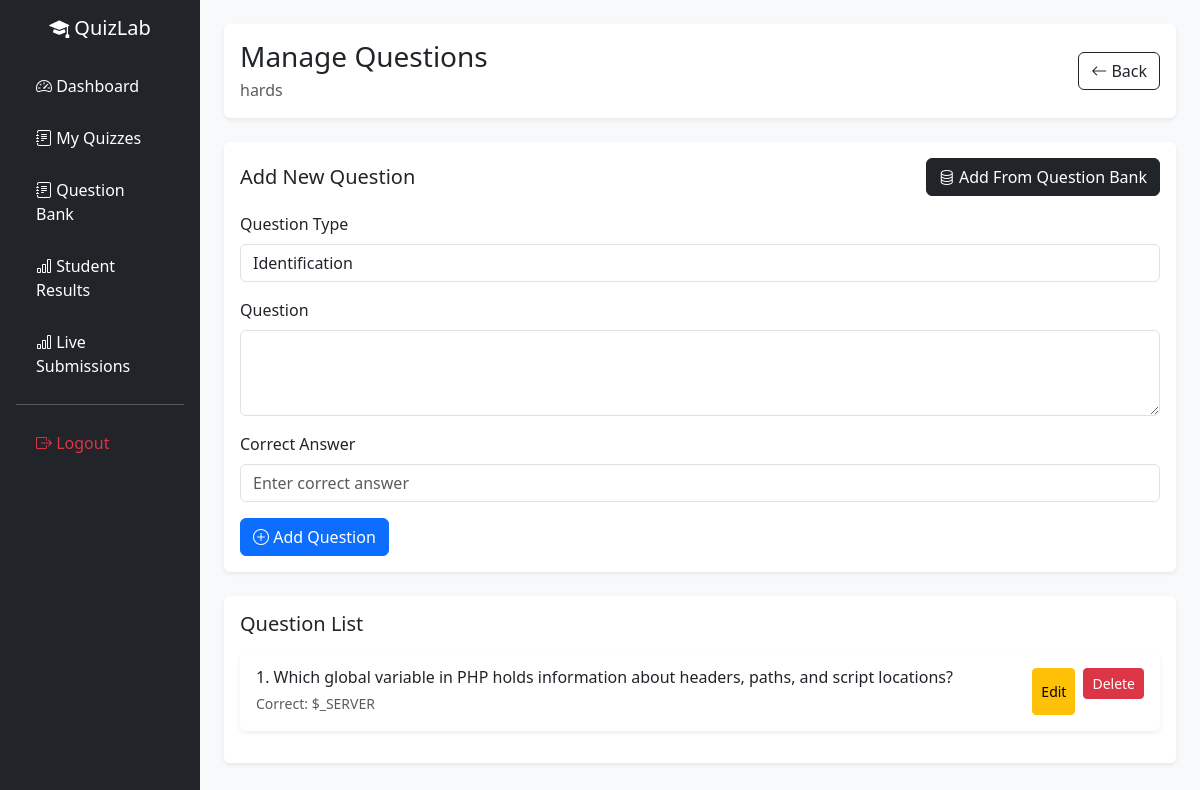
The page /frontend/teacher/manage_questions.php?quiz_id=38 (signed in) on the database its author committed.
### tables this page shows
CREATE TABLE `quizzes` (
  `quiz_id` int(11) NOT NULL,
  `teacher_id` int(11) NOT NULL,
  `title` varchar(255) NOT NULL,
  `description` text DEFAULT NULL,
  `status` enum('draft','published') DEFAULT 'draft',
  `created_at` timestamp NOT NULL DEFAULT current_timestamp(),
  `quiz_type` enum('multiple_choice','identification','true_false','enumeration') NOT NULL DEFAULT 'multiple_choice',
  `difficulty` enum('easy','medium','hard') NOT NULL DEFAULT 'medium'
);

CREATE TABLE `questions` (
  `question_id` int(11) NOT NULL,
  `quiz_id` int(11) NOT NULL,
  `question_type` enum('multiple_choice','true_false','identification','enumeration') NOT NULL DEFAULT 'multiple_choice',
  `question` text NOT NULL,
  `option_a` varchar(255) NOT NULL,
  `option_b` varchar(255) NOT NULL,
  `option_c` varchar(255) NOT NULL,
  `option_d` varchar(255) NOT NULL,
  `correct_answer` varchar(255) NOT NULL,
  `created_at` timestamp NOT NULL DEFAULT current_timestamp(),
  `is_bank` tinyint(1) DEFAULT 1
);

### frontend/teacher/manage_questions.php (the view, shortened to what this page needs)
<?php
require_once "../../backend/database.php";
$quiz_id = $_GET['quiz_id'] ?? null;
$stmt = $pdo->prepare("
    SELECT * FROM quizzes
    WHERE quiz_id = ?
");
$stmt->execute([$quiz_id]);
$quiz = $stmt->fetch(PDO::FETCH_ASSOC);
$qStmt = $pdo->prepare("
    SELECT * FROM questions
    WHERE quiz_id = ?
    ORDER BY question_id DESC
");
$qStmt->execute([$quiz_id]);
$questions = $qStmt->fetchAll(PDO::FETCH_ASSOC);
?>
<!DOCTYPE html>
<html lang="en">
<head>
    <link href="https://cdn.jsdelivr.net/npm/bootstrap@5.3.2/dist/css/bootstrap.min.css" rel="stylesheet">
    <link rel="stylesheet" href="https://cdn.jsdelivr.net/npm/bootstrap-icons@1.11.1/font/bootstrap-icons.css">
    <link rel="stylesheet" href="style.css">
</head>
<body class="bg-light">
    <div class="container-fluid">
        <div class="row">
            <div class="col-md-2 p-0">
                <?php include "nav.php"; ?>
            </div>
            <div class="col-md-10 p-4">
                <div class="card shadow-sm border-0 mb-4">
                    <div class="card-body">
                        <div class="d-flex justify-content-between align-items-center">
                            <div>
                                <h3 class="mb-1">
                                    Manage Questions
                                </h3>
                                <p class="text-muted mb-0">
                                    <?= htmlspecialchars($quiz['title']) ?>
                                </p>
                            </div>
                            <a href="my_quizzes.php" class="btn btn-outline-dark">
                                <i class="bi bi-arrow-left"></i>
                                Back
                            </a>
                        </div>
                    </div>
                </div>
                <div class="card shadow-sm border-0 mb-4">
                    <div class="card-body">
                        <div class="d-flex justify-content-between align-items-center mb-3">
                            <h5 class="mb-0">
                                Add New Question
                            </h5>
                            <button type="button" class="btn btn-dark" data-bs-toggle="modal"
                                data-bs-target="#questionBankModal">
                                <i class="bi bi-database"></i>
                                Add From Question Bank
                            </button>
                        </div>
                        <form method="POST" action="../../backend/question_crud.php">
                            <div class="mb-3">
                                <label class="form-label">
                                    Question Type
                                </label>
                                <input type="text" class="form-control"
                                    value="<?= ucfirst(str_replace('_', ' ', $quiz['quiz_type'])) ?>" readonly>
                            </div>
                            <div class="mb-3">
                                <label class="form-label">
                                    Question
                                </label>
                                <textarea name="question" class="form-control" rows="3" required></textarea>
                            </div>
                            <div class="mb-3">
                                <label class="form-label">
                                    Correct Answer
                                </label>
                                <?php if ($quiz['quiz_type'] == 'true_false'): ?>
                                    <select name="correct_answer" class="form-select" required>
                                        <option value="True">True</option>
                                        <option value="False">False</option>
                                    </select>
                                <?php else: ?>
                                    <input type="text" name="correct_answer" class="form-control"
                                        placeholder="Enter correct answer" required>
                                <?php endif; ?>
                            </div>
                            <button class="btn btn-primary">
                                <i class="bi bi-plus-circle"></i>
                                Add Question
                            </button>
                        </form>
                    </div>
                </div>
                <div class="card shadow-sm border-0">
                    <div class="card-body">
                        <h5 class="mb-3">
                            Question List
                        </h5>
                        <?php if (count($questions) > 0): ?>
                            <?php foreach ($questions as $index => $q): ?>
                                <div class="card mb-3 shadow-sm border-0">
                                    <div class="card-body">
                                        <div class="d-flex justify-content-between">
                                            <div>
                                                <h6 class="mb-1">
                                                    <?= htmlspecialchars($q['question']) ?>
                                                </h6>
                                                <small class="text-muted">
                                                    Correct: <?= htmlspecialchars($q['correct_answer']) ?>
                                                </small>
                                            </div>
                                            <div class="d-flex gap-2">
                                                <button class="btn btn-sm btn-warning" data-bs-toggle="modal"
                                                    data-bs-target="#editModal<?= $q['question_id'] ?>">
                                                    Edit
                                                </button>
                                                <form method="POST" action="../../backend/question_crud.php">
                                                    <button name="delete_question" value="1" class="btn btn-sm btn-danger"
                                                        onclick="return confirm('Delete this question?')">
                                                        Delete
                                                    </button>
                                                </form>
                                            </div>
                                        </div>
                                    </div>
                                </div>
                            <?php endforeach; ?>
                        <?php else: ?>
                            <div class="alert alert-secondary">
                                No questions found.
                            </div>
                        <?php endif; ?>
                    </div>
                </div>
            </div>
        </div>
    </div>
</body>
</html>

### frontend/teacher/style.css (style rules this page uses)
body { background:#f5f6fa; }

### rows shown on the page
quizzes: title "hards", quiz_type "Identification"
questions: question "1. Which global variable in PHP holds information about headers, paths, and script locations?", correct_answer "$_SERVER"
